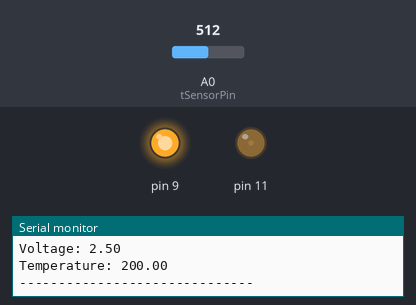
The sketch below on a simulated Arduino Uno, built with avr-gcc and run on an emulated ATmega328P. Shown: output pins drawn as LEDs (lit = HIGH), the last lines printed to the serial monitor. The test bench sets the inputs (shaded band); at power-on: A0 (tSensorPin) = 512.

Above: at 1.8 s.
1.9 s: A0 (tSensorPin) set to 716
At 4.2 s:
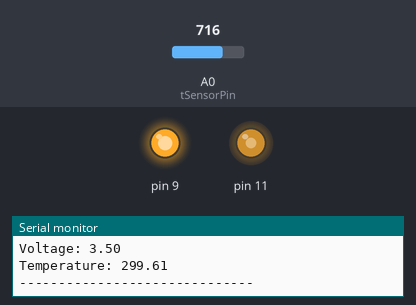
4.5 s: A0 (tSensorPin) set to 1023
At 6.8 s:
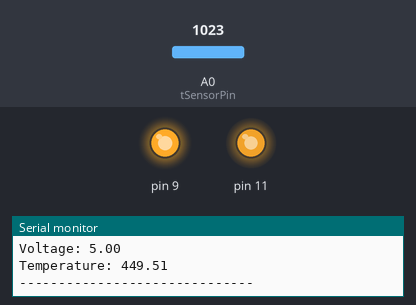
7.6 s: A0 (tSensorPin) set to 306
At 10.4 s:
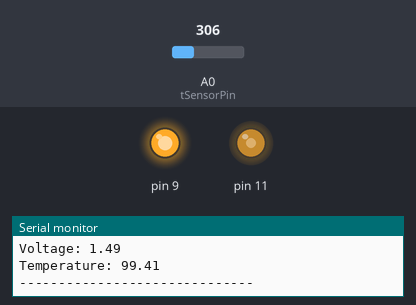
10.7 s: A0 (tSensorPin) set to 122
At 13.0 s:
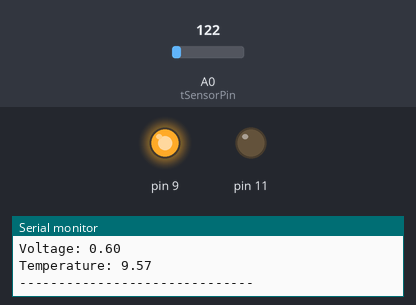
Timing chart, 0 to 14.5 s (numbered marks = the images above; inputs shaded):
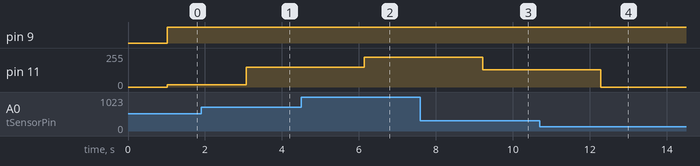

The sketch:

Lab3FeelTheHeat.ino
```cpp
// temp sensor pin variables
const int tSensorPin = 0;
const float baselineTemp = 18.0;

void setup()
{
  pinMode(9, OUTPUT);
  Serial.begin(9600); // opening serial port
}

void loop()
{
 // getting voltage from temperature sensor
 int sensorVal = analogRead(tSensorPin);
 Serial.print("Sensor Value: "); Serial.println(sensorVal);

 // converting that reading to voltage
 float voltage = sensorVal * 5.0;
 voltage /= 1024.0;
 Serial.print("Voltage: "); Serial.println(voltage);

 // print temperature in Celcius
 float temperatureC = (voltage - 0.5) * 100 ;

 Serial.print("Temperature: "); Serial.println(temperatureC);
 Serial.println("------------------------------");
 delay(1000);

if(temperatureC < baselineTemp){
   analogWrite(9, 255);
   analogWrite(11, 0);
}

if(temperatureC > baselineTemp){
  float redPercentDiff = (temperatureC / baselineTemp);
  float bluePercentDiff = 1 - (temperatureC / baselineTemp);
  float blueVal = bluePercentDiff * 255;
  float redVal = redPercentDiff * 255;
  analogWrite(9, blueVal);
  analogWrite(11, redVal);


}
delay(1);

}
```

Measured:
- after the input at 1.9 s, pin 11: 17/255 → 148/255 after 1.2 s
- after the input at 4.5 s, pin 11: 148/255 → 224/255 after 1.6 s
- after the input at 7.6 s, pin 11: 224/255 → 128/255 after 1.6 s
- after the input at 10.7 s, pin 11: 128/255 → 0/255 after 1.6 s
